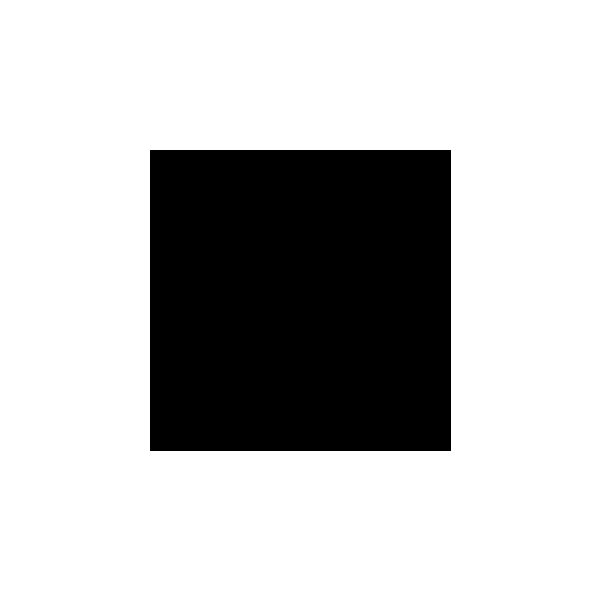
Frame 1 (no input)
Frame 60 (the mouse pressed at the canvas centre just before this capture): identical to frame 1, image omitted
Frame 120 (the mouse held since frame 60 and released just before this capture): identical to frame 1, image omitted

The Processing sketch that drew this single still picture (run headless with seeded random() and noise(); from frame 60 on, the mouse is pressed at the canvas centre):

// Processing sketch: millisDemo
// ── millisDemo.pde
float timeToWait;

void setup() {
  size(600, 600);
  timeToWait = 3000;
}

void draw() {
  background(255);

  if (millis() > timeToWait) {
    fill(0, 255, 0);
  }
  else {
    fill(0);
  }
  rectMode(CENTER);
  rect(width/2, height/2, 300, 300);
}
